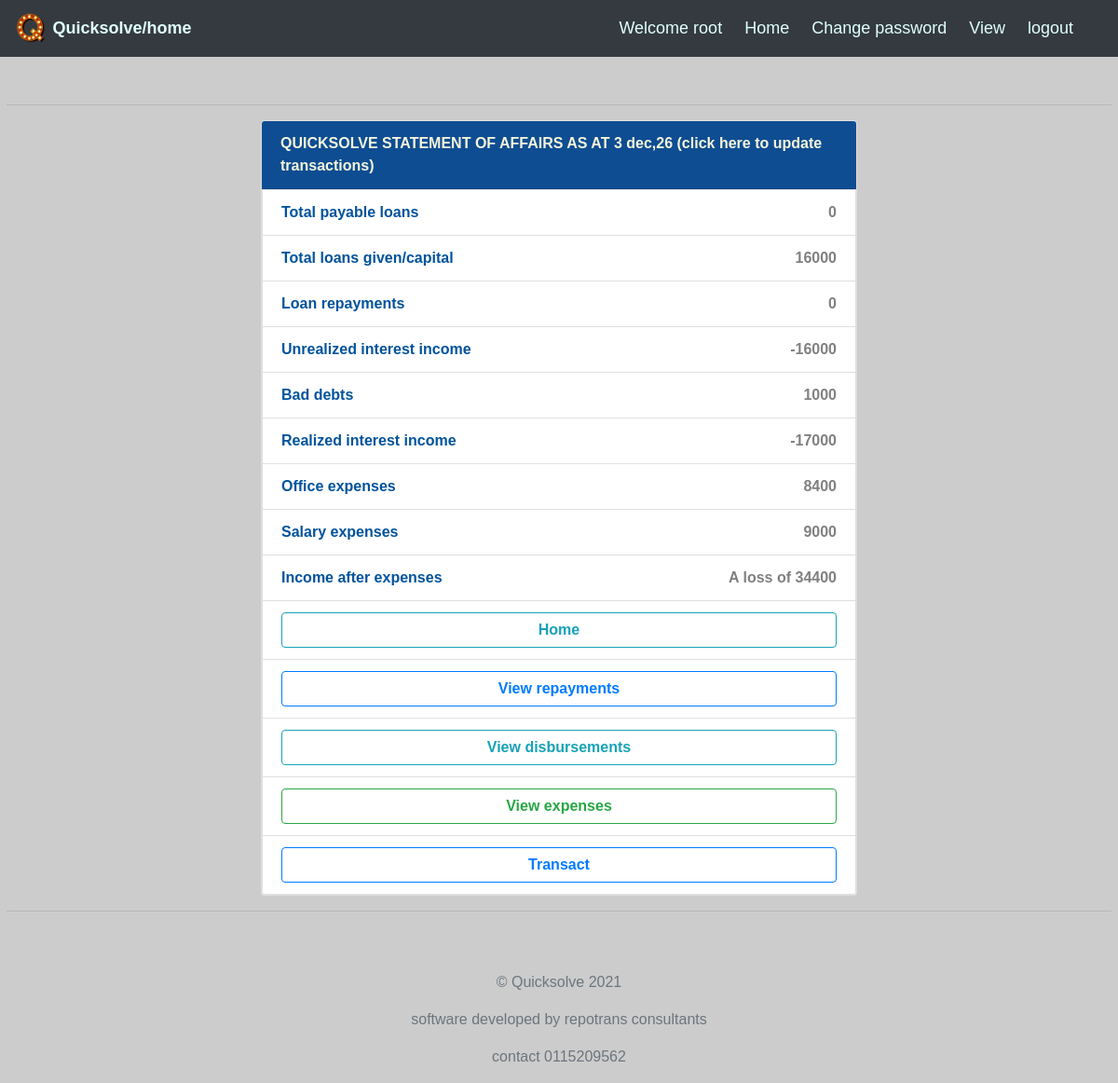
The page /transactions/income/ (signed in) on the database as committed earlier.
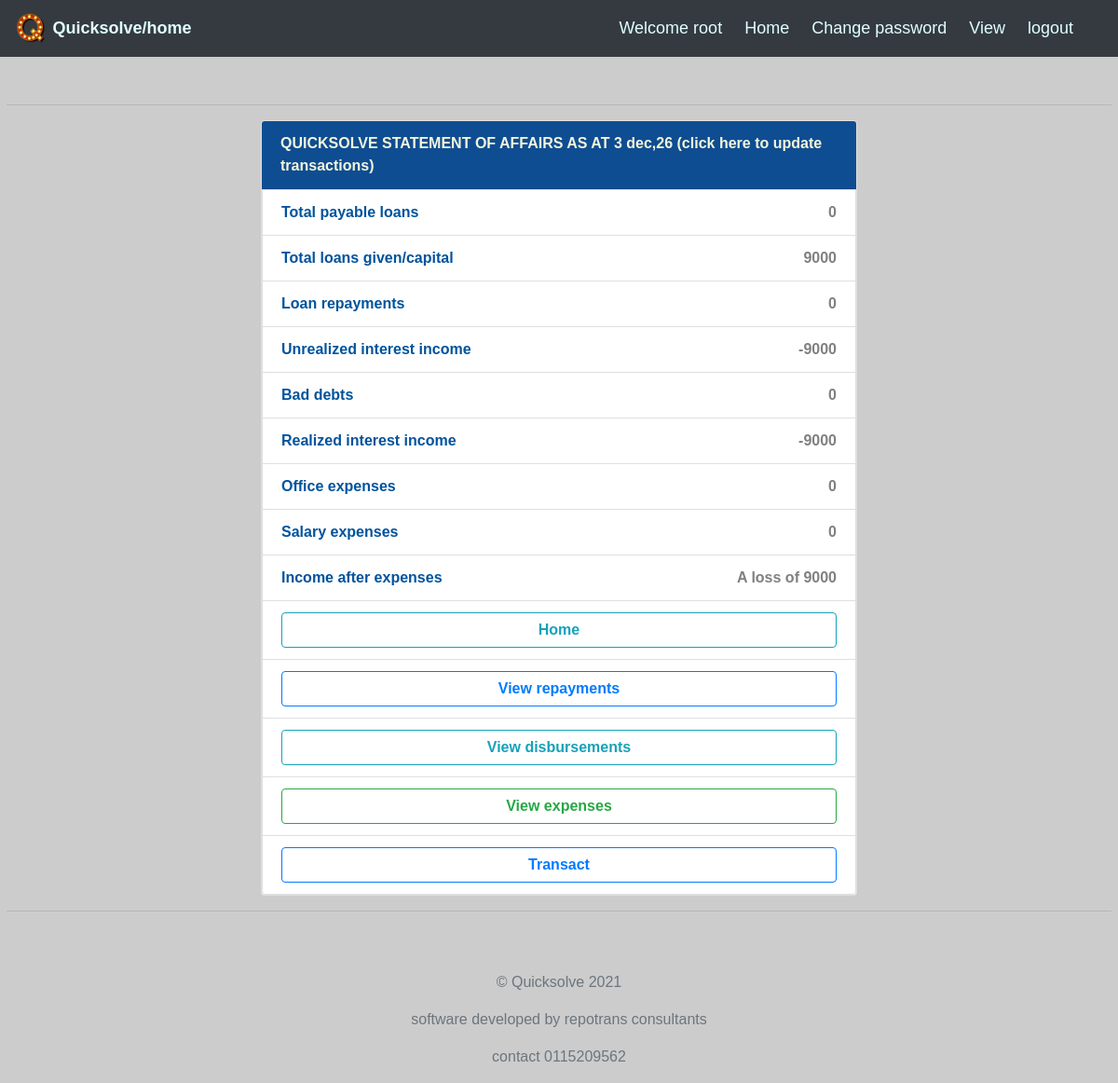
The same page on the database as committed later.
### transactions/models.py (models this page shows, shortened)
class Transaction(models.Model):
    first_installment = models.IntegerField(default=0)
    second_installment = models.IntegerField(default=0)
    third_installment =models.IntegerField(default=0)
    fourth_installment = models.IntegerField(default=0)
    fifth_installment = models.IntegerField(default=0)
    sixth_installment =models.IntegerField(default=0)
    seventh_installment = models.IntegerField(default=0)
    eighth_installment =models.IntegerField(default=0)
    loan_payable =models.IntegerField(default=0)
    installment_description=models.CharField(max_length=1000,default="",blank=True)
    repayment_day=models.CharField(max_length=200,choices=CHOICES,default="",blank=True)
    lending_date=models.DateTimeField(default=timezone.now)
    clients_name=models.CharField(max_length=200,blank=True)
    clients_id=models.CharField(max_length=200,blank=True)
    clients_location=models.CharField(max_length=200,default="",blank=True)
    clients_phone=models.CharField(max_length=20,blank=True)
    loan_amount=models.IntegerField(default=0)
    interest_charged =models.FloatField(default=0.0)
    repayment_period = models.CharField(choices=period,max_length=100,blank=True)
    office_expenses = models.IntegerField(default=0)
    salary_expenses = models.IntegerField(default=0)
    expense_description = models.CharField(max_length=100,default="",blank=True)
    bad_debts =models.IntegerField(default=0)
    mode_of_payment = models.CharField(choices=MODE,max_length=100,default="",blank=True)
    lender=models.ForeignKey(User,on_delete=models.CASCADE)
    objects = TransactionManager()
    @cached_property
    def the_date_today(self):
       return self.lending_date.now
    @cached_property
    def total_borrowed_amount(self):
        result = Transaction.objects.aggregate(total=Sum('loan_amount'))
        return result['total']
    @cached_property
    def first_ins(self):
        result = Transaction.objects.aggregate(total=Sum('first_installment'))
        return result['total']
    @cached_property
    def second_ins(self):
        result = Transaction.objects.aggregate(total=Sum('second_installment'))
        return result['total']
    @cached_property
    def third_ins(self):
        result = Transaction.objects.aggregate(total=Sum('third_installment'))
        return result['total']
    @cached_property
    def fourth_ins(self):
        result = Transaction.objects.aggregate(total=Sum('fourth_installment'))
        return result['total']
    @cached_property
    def fifth_ins(self):
        result = Transaction.objects.aggregate(total=Sum('fifth_installment'))
        return result['total']
    @cached_property
    def sixth_ins(self):
        result = Transaction.objects.aggregate(total=Sum('sixth_installment'))
        return result['total']
    @cached_property
    def seventh_ins(self):
        result = Transaction.objects.aggregate(total=Sum('seventh_installment'))
        return result['total']
    @cached_property
    def eighth_ins(self):
        result = Transaction.objects.aggregate(total=Sum('eighth_installment'))
        return result['total']
    @cached_property
    def total_repayed_amount(self):
      method1=self.first_ins
      method2=self.second_ins
      method3=self.third_ins
      method4=self.fourth_ins
      method5=self.fifth_ins
      method6=self.sixth_ins
      method7=self.seventh_ins
      method8=self.eighth_ins
      total=method1+method2+method3+method4+method5+method6+method7+method8
      return total
    @cached_property
    def total_loans_payable(self):
        result = Transaction.objects.aggregate(total=Sum('loan_payable'))
        return result['total']
    @cached_property
    def unrealized_interest(self):
        method1 = self.total_loans_payable
        method2 = self.total_borrowed_amount
        return method1- method2
    @cached_property
    def total_bad_debts(self):
        result = Transaction.objects.aggregate(total=Sum('bad_debts'))
        return result['total']
    @cached_property
    def salary(self):
        result = Transaction.objects.aggregate(total=Sum('salary_expenses'))
        return result['total']
    @cached_property
    def office_expense(self):
        result = Transaction.objects.aggregate(total=Sum('office_expenses'))
        return result['total']
    @cached_property
    def realized_interest(self):
        method1 = self.unrealized_interest
        method2 = self.total_bad_debts
        return method1 - method2
    @cached_property
    def income(self):
        method1 = self.realized_interest
        method2 = self.office_expense
        method3 = self.salary
        income = method1 - (method2+method3)
        if income > 0:
            return 'A profit of ' + str(income)
        elif income < 0:
            return 'A loss of ' + str(abs(income))
        elif income == 0:
            return 'A breakeven of ' + str(income)

### transactions/views.py (the view)
# urls.py: path('income/', IncomeHome.as_view(), name='income'),
class IncomeHome(LoginRequiredMixin,ListView):
    model = Transaction
    reports = Transaction.objects.all()
    template_name = 'transactions/income.html'
    context_object_name = 'transactions'

### transactions/models.py (called while the page is built)
    def get_queryset(self):
        qs = super().get_queryset()
        return qs.select_related('lender')

### transactions/templates/transactions/income.html
{%extends 'index.html'%}
{%block content%}
<br>
<br>
<br>
<br>
<hr>
{%for transaction in transactions|slice:":1"%}
<div class="parent-div">
  <div class="card" >
      <div class="card-header" style="background-color: #0e4D92; color: #F5F5DC;">
        {%for transaction in transactions|slice:":1"%}
        <a href="{%url 'transaction_update' transaction.id%}" style="color: #F5F5DC;">
        <b style="float: left;">QUICKSOLVE STATEMENT OF AFFAIRS AS AT  {{transaction.the_date_today|date:'j b,y'}}
        (click here to update transactions)
        </b>
       </a>
        {%endfor%}
      </div>
    <li class="list-group-item"> <b style="float: left; color: #00539cff;">Total payable loans </b> <b
        style="float: right; color:grey;">{{transaction.total_loans_payable}} </b></li>
        <li class="list-group-item"> <b style="float: left; color: #00539cff;">Total loans given/capital </b> <b
          style="float: right; color:grey;">{{transaction.total_borrowed_amount}} </b></li>
          <li class="list-group-item"> <b style="float: left; color: #00539cff;"> Loan repayments </b> <b
            style="float: right; color:grey;">{{transaction.total_repayed_amount}}</b></li>
        <li class="list-group-item"> <b style="float: left; color: #00539cff;">Unrealized interest income </b> <b
          style="float: right; color:grey;"> {{transaction.unrealized_interest}}</b></li>
    <li class="list-group-item"> <b style="float: left; color: #00539cff;"> Bad debts </b> <b
            style="float: right; color:grey;">{{transaction.total_bad_debts}}</b></li>
    <li class="list-group-item"> <b style="float: left; color: #00539cff;"> Realized interest income </b> <b
            style="float: right; color:grey;">{{transaction.realized_interest}}</b></li>
    <li class="list-group-item"> <b style="float: left; color: #00539cff;"> Office expenses </b> <b
          style="float: right; color:grey;">{{transaction.office_expense}}</b></li>
    <li class="list-group-item"> <b style="float: left; color: #00539cff;"> Salary expenses </b> <b
            style="float: right; color:grey;">{{transaction.salary}}</b></li>
    <li class="list-group-item"> <b style="float: left; color: #00539cff;"> Income after expenses </b> <b
                style="float: right; color:grey;">{{transaction.income}}</b></li>
        <li class="list-group-item">
          <a href="{%url 'transaction_home'%}" class="btn btn-outline-info btn-block mybuttons "><b>Home</b></a>
        </li>
      <li class="list-group-item">
          <a href="{%url 'repayments'%}" class="btn btn-outline-primary btn-block mybuttons "><b>View repayments</b></a>
      </li>
      <li class="list-group-item">
        <a href="{%url 'disbursements'%}" class="btn btn-outline-info btn-block mybuttons "><b>View disbursements</b></a>
    </li>
    <li class="list-group-item">
      <a href="{%url 'expense'%}" class="btn btn-outline-success btn-block mybuttons "><b>View expenses</b></a>
  </li>
  <li class="list-group-item">
    <a href="{%url 'transaction_create'%}" class="btn btn-outline-primary btn-block mybuttons "><b>Transact</b></a>
</li>
    </div>
</div>
{%endfor%}
<hr>
{%endblock%}

Rows that differ between the two databases and show on the page:
changed Transaction "3 dec,26": total_borrowed_amount "16000" → "9000"; unrealized_interest "-16000" → "-9000"; total_bad_debts "1000" → "0"; realized_interest "-17000" → "-9000"; office_expense "8400" → "0"; salary "9000" → "0"; income "A loss of 34400" → "A loss of 9000"
